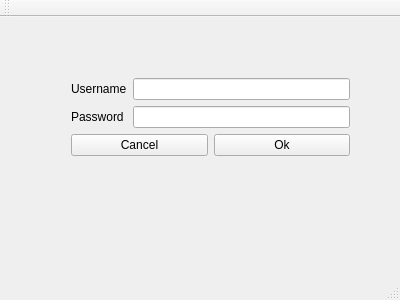
<?xml version="1.0" encoding="UTF-8"?>
<ui version="4.0">
 <class>Login</class>
 <widget class="QMainWindow" name="Login">
  <property name="geometry">
   <rect>
    <x>0</x>
    <y>0</y>
    <width>400</width>
    <height>300</height>
   </rect>
  </property>
  <property name="windowTitle">
   <string>Login</string>
  </property>
  <property name="autoFillBackground">
   <bool>true</bool>
  </property>
  <widget class="QWidget" name="centralWidget">
   <widget class="QWidget" name="layoutWidget">
    <property name="geometry">
     <rect>
      <x>60</x>
      <y>50</y>
      <width>301</width>
      <height>101</height>
     </rect>
    </property>
    <layout class="QVBoxLayout" name="verticalLayout">
     <item>
      <layout class="QHBoxLayout" name="horizontalLayout">
       <item>
        <widget class="QLabel" name="label">
         <property name="text">
          <string>Username</string>
         </property>
        </widget>
       </item>
       <item>
        <widget class="QLineEdit" name="userName"/>
       </item>
      </layout>
     </item>
     <item>
      <layout class="QHBoxLayout" name="horizontalLayout_2">
       <item>
        <widget class="QLabel" name="label_2">
         <property name="text">
          <string>Password </string>
         </property>
        </widget>
       </item>
       <item>
        <widget class="QLineEdit" name="passWord">
         <property name="inputMethodHints">
          <set>Qt::ImhHiddenText|Qt::ImhNoAutoUppercase|Qt::ImhPreferNumbers</set>
         </property>
         <property name="text">
          <string/>
         </property>
        </widget>
       </item>
      </layout>
     </item>
     <item>
      <layout class="QHBoxLayout" name="horizontalLayout_3">
       <item>
        <widget class="QPushButton" name="Cancel">
         <property name="text">
          <string>Cancel</string>
         </property>
        </widget>
       </item>
       <item>
        <widget class="QPushButton" name="Ok">
         <property name="text">
          <string>Ok</string>
         </property>
        </widget>
       </item>
      </layout>
     </item>
    </layout>
   </widget>
  </widget>
  <widget class="QMenuBar" name="menuBar">
   <property name="geometry">
    <rect>
     <x>0</x>
     <y>0</y>
     <width>400</width>
     <height>25</height>
    </rect>
   </property>
  </widget>
  <widget class="QToolBar" name="mainToolBar">
   <attribute name="toolBarArea">
    <enum>TopToolBarArea</enum>
   </attribute>
   <attribute name="toolBarBreak">
    <bool>false</bool>
   </attribute>
  </widget>
  <widget class="QStatusBar" name="statusBar"/>
 </widget>
 <layoutdefault spacing="6" margin="11"/>
 <resources/>
 <connections/>
</ui>
